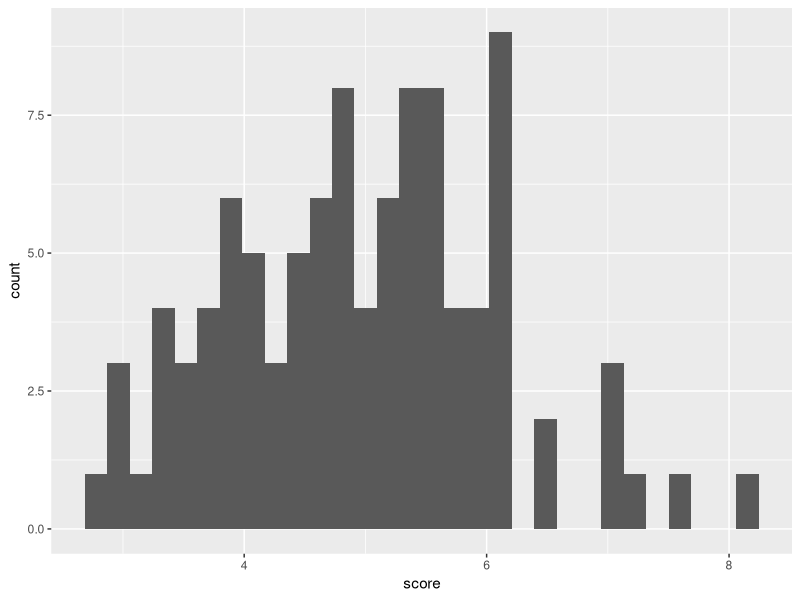
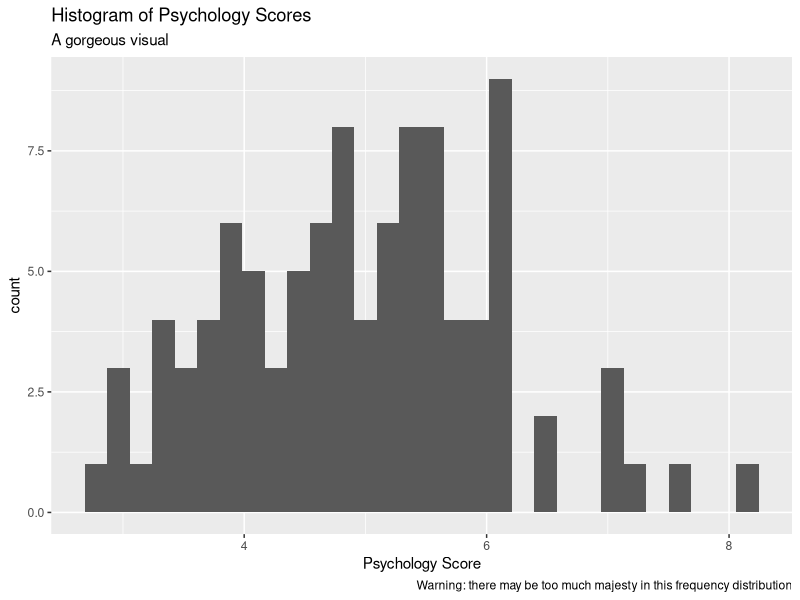
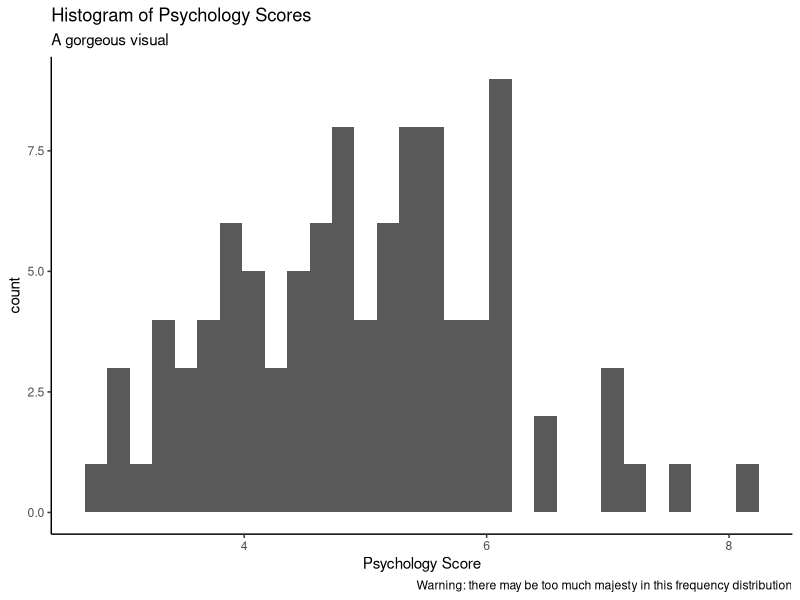
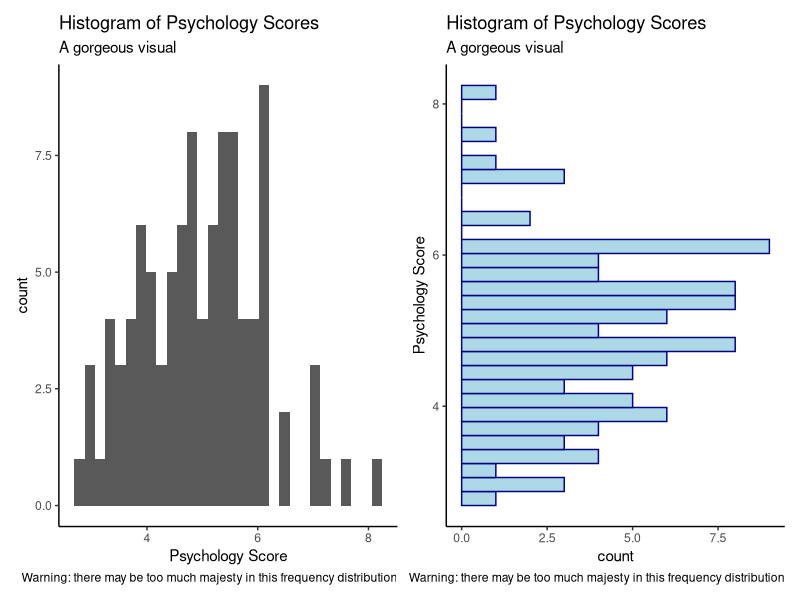
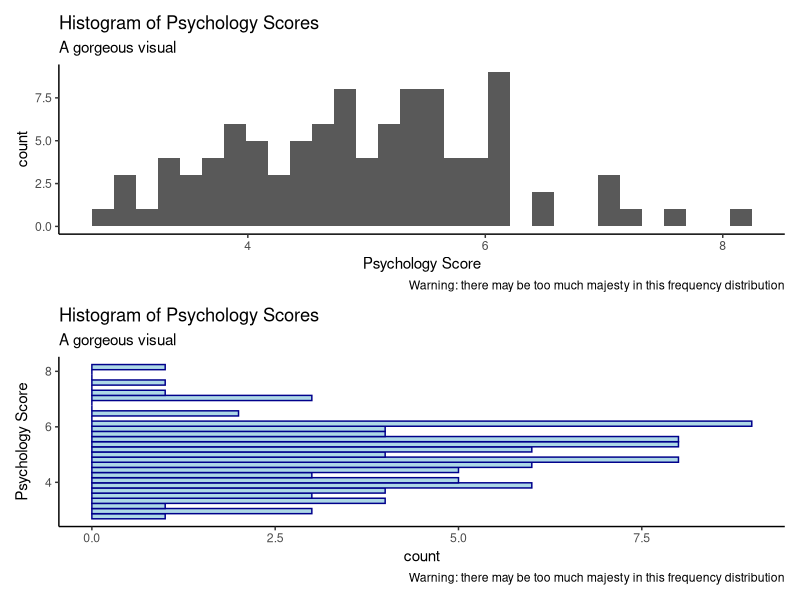
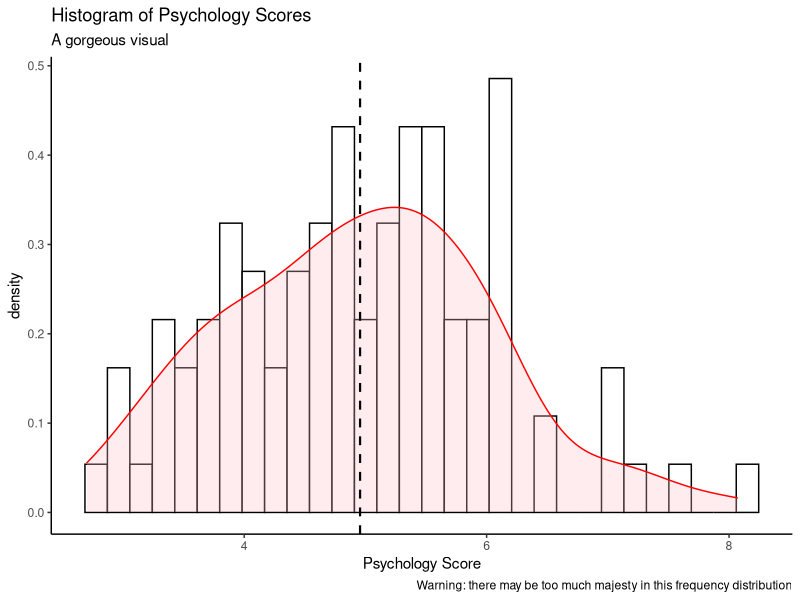

Write R code to recreate these figures, in order.
## ---- chunk 1
#| message: false
#| warning: false
library(tidyverse)

dat <- tibble(score = rnorm(100, mean = 5, sd = 1))
## ---- chunk 2
#| warning: false
dat %>% 
  ggplot(aes(x = score)) + 
  geom_histogram()
## ---- chunk 3
#| warning: false
dat %>% 
  ggplot(aes(x = score)) + 
  geom_histogram() + 
  labs(x = "Psychology Score", 
       title = "Histogram of Psychology Scores", 
       subtitle = "A gorgeous visual", 
       caption = "Warning: there may be too much majesty in this frequency distribution")
## ---- chunk 4
#| warning: false
dat %>% 
  ggplot(aes(x = score)) + 
  geom_histogram() + 
  labs(x = "Psychology Score", 
       title = "Histogram of Psychology Scores", 
       subtitle = "A gorgeous visual", 
       caption = "Warning: there may be too much majesty in this frequency distribution") + 
  theme_classic()
## ---- chunk 5
#| message: false
#| warning: false
 x <- dat %>% 
  ggplot(aes(x = score)) + 
  geom_histogram() + 
  labs(x = "Psychology Score", 
       title = "Histogram of Psychology Scores", 
       subtitle = "A gorgeous visual", 
       caption = "Warning: there may be too much majesty in this frequency distribution") + 
  theme_classic() 
 
 y <- dat %>% 
  ggplot(aes(y = score)) + 
  geom_histogram(fill = "lightblue", color = "darkblue") + 
  labs(y = "Psychology Score", 
       title = "Histogram of Psychology Scores", 
       subtitle = "A gorgeous visual", 
       caption = "Warning: there may be too much majesty in this frequency distribution") + 
  theme_classic()
 
 library(patchwork)
 x + y
 x/y
## ---- chunk 6
 dat %>% 
  ggplot(aes(x = score)) + 
  geom_histogram(aes(y = after_stat(density)), fill = "white", color = "black") + 
   geom_density(color = "red", fill = "pink", alpha = .3) + 
   geom_vline(xintercept = mean(dat$score), 
             color = "black", 
             linetype = "dashed", 
             linewidth = .75) + 
  labs(x = "Psychology Score", 
       title = "Histogram of Psychology Scores", 
       subtitle = "A gorgeous visual", 
       caption = "Warning: there may be too much majesty in this frequency distribution") + 
  theme_classic() 
